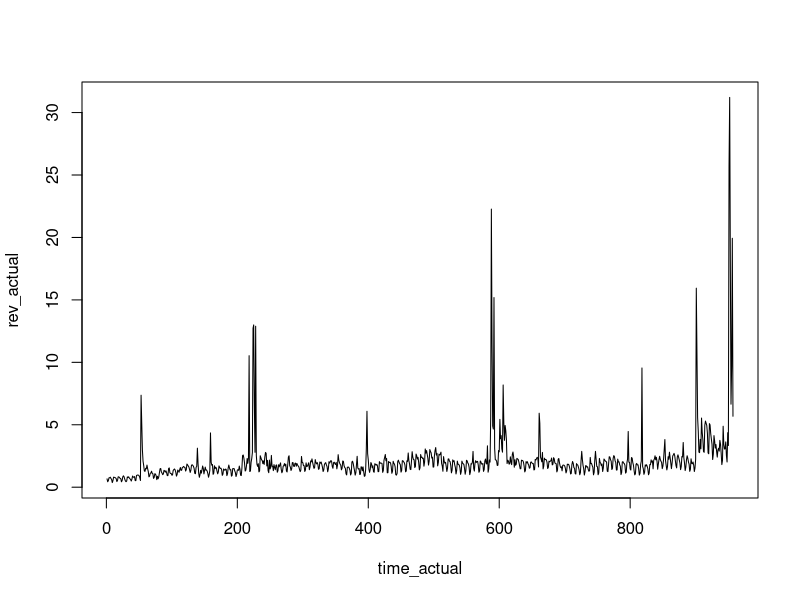
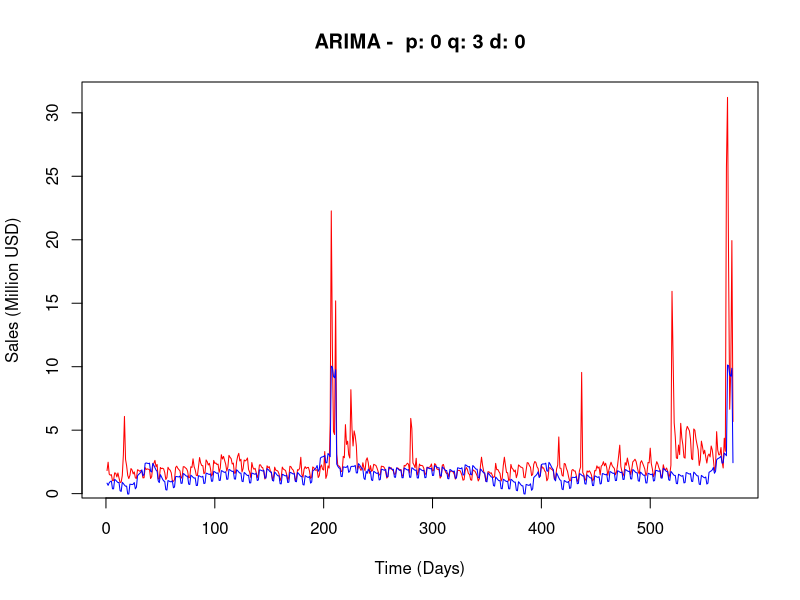
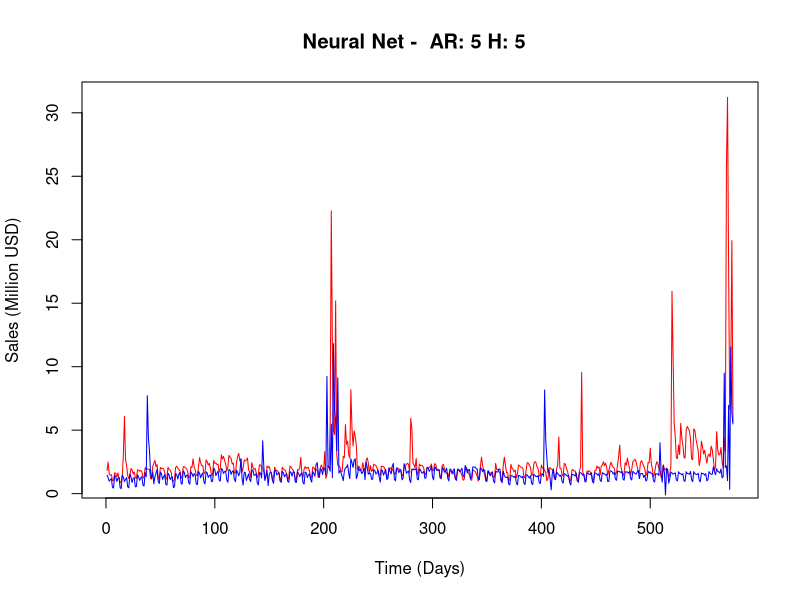
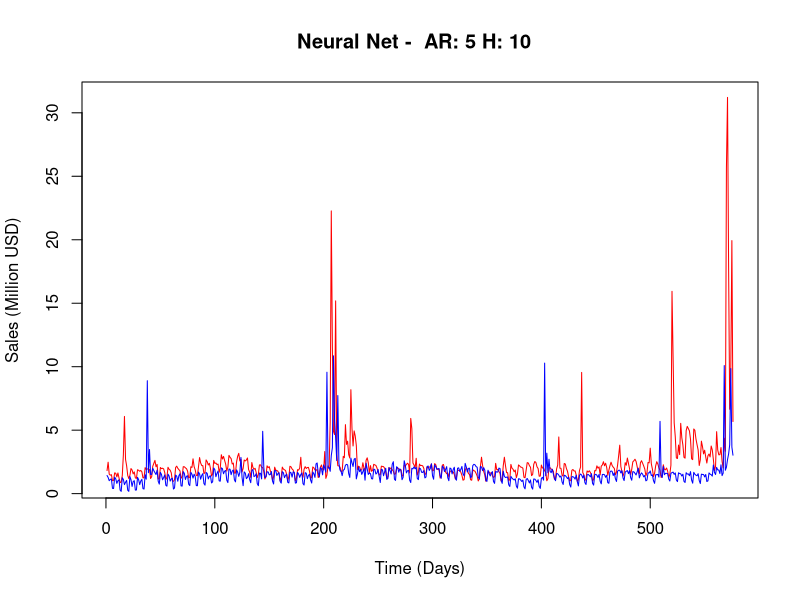
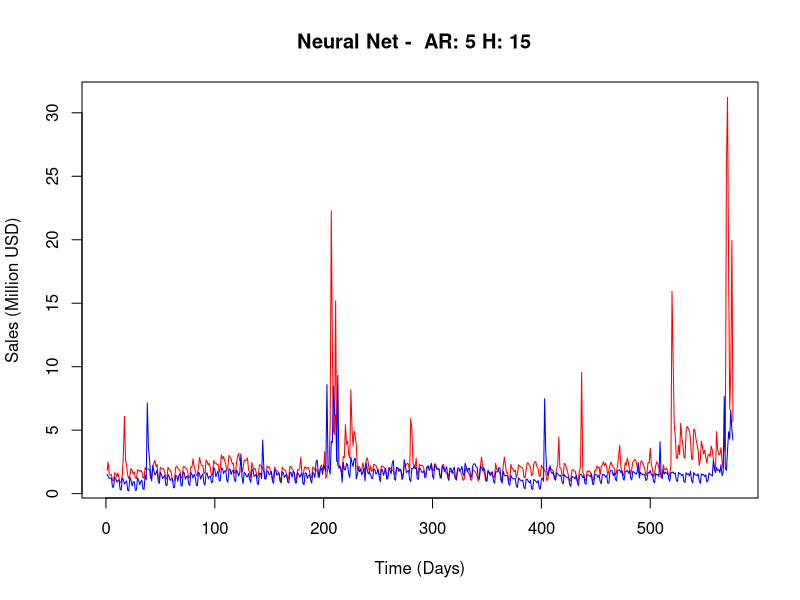
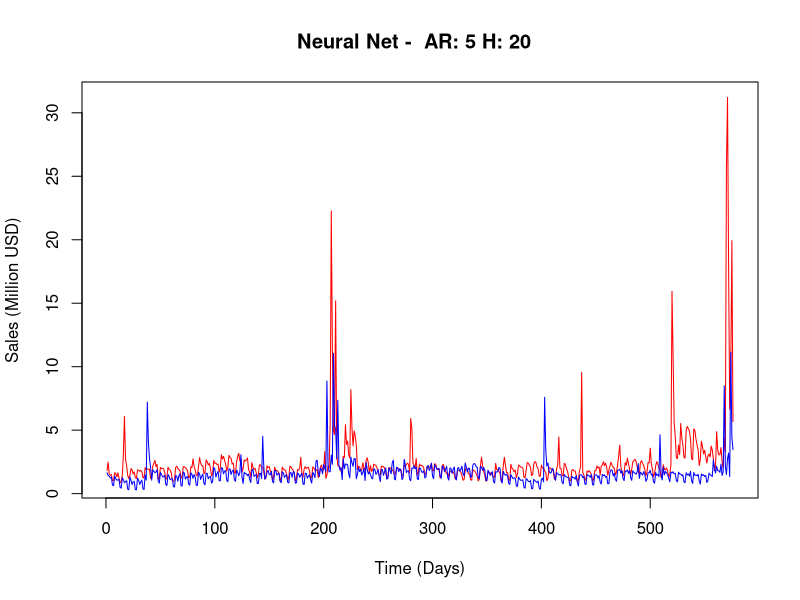
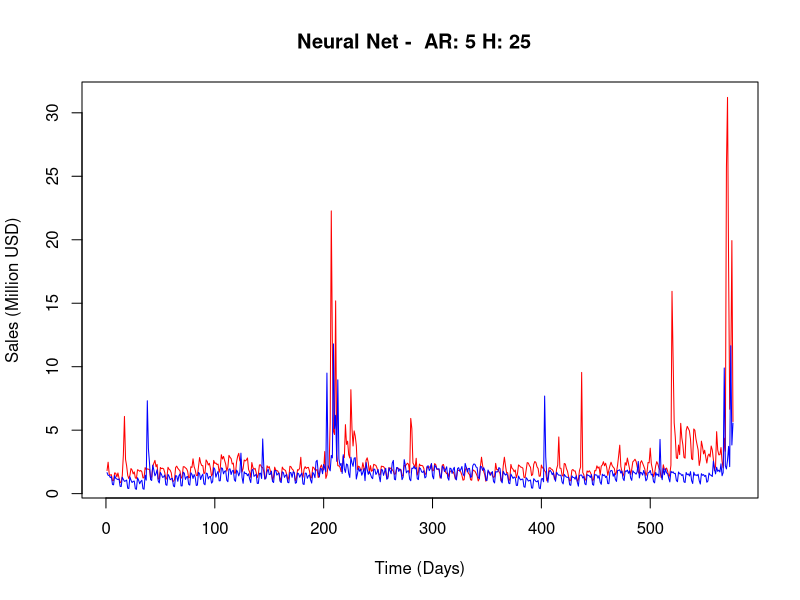
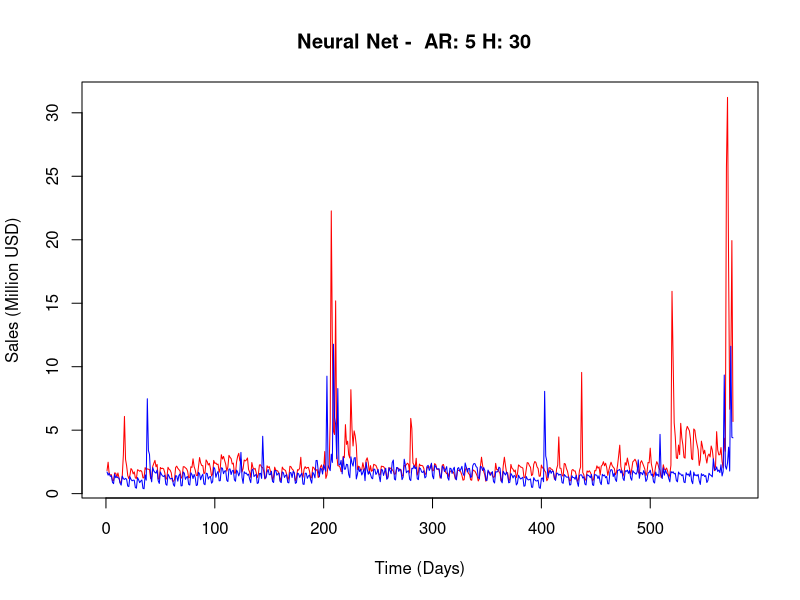

Source code (R) for these figures, in order: (Note: a time limit stopped this script after it produced the figures.)
require(forecast) # R. Hyndman's forecast: ARIMA, ETS, AR-NN
require(timeDate) # Handles dates and holidays
require(caret)    # Neural nets

# Helper functions
#####################################################################################

# compute_error
# Returns the average percent deviation in the predicted time series
compute_error <- function(pred, data, start, end){
  diff <- pred - data[start:end]
  error <- 100*mean(abs(diff/data[start:end]))
  return(error)
}

# plot_pred
# Plots the predicted values of the time series (pred) v. the actual (data).
# p1, p2, p3 are model parameters that may go into the plot title.
plot_pred <- function(pred, data, start, end, title, p1_name, p1, p2_name, p2, p3_name, p3){
  n <- end - start + 1
  plot(1:n, data[start:end], type="l", col="red", 
       main=paste(title, p1_name, p1, p2_name, p2, p3_name, p3, sep=" "),
       xlab="Time (Days)", ylab="Sales (Million USD)")
  lines(1:n, pred, type="l", col="blue")
}

# rank_reduce
# Uses singular value decomposition to reduce the rank of the data to the
# number of leading components given by num_comp.
rank_reduce <- function(data, num_comp){
  rr <- svd(data, nu=num_comp, nv=num_comp)
  data <- rr$u %*% diag(rr$d[1:num_comp]) %*% t(rr$v)
  return(data.frame(data))
}

# Main Code
#####################################################################################

data <- read.csv("file.csv", header=TRUE)
end <- length(data[,1]) # index of last data point

ar_vals <- seq(5,15,5) # auto-regression values to try in neural net
hl_vals <- seq(5,30,5) # number of hidden layer nodes to try in neural net
tr_vals <- seq(0.4,0.8,0.2) # percent of data to use for training
ann_error <- array(0, dim=c(length(ar_vals), length(hl_vals), length(tr_vals))) # ANN errors
arima_error <- rep(0,length(tr_vals)) # ARIMA errors for comparison

kc <- 0
for(k in tr_vals){
  kc <- kc+1 # index for training set size
  
  start <- floor(tr_vals[kc]*end) # Use this fraction of samples for training
  num_pred <- end - start + 1 # Number of elements to be predicted
  
  time <- seq(1,start-1)
  rev <- as.numeric(gsub( "[$,]", "", as.character(data[time,2])))/1e6
  time_actual <- seq(1:end)
  rev_actual <- as.numeric(gsub( "[$,]", "", as.character(data[,2])))/1e6
  plot(time_actual, rev_actual, type="l") # plot actual revenue
  
  thanksgiving <- rep(0,end)
  christmas <- rep(0,end)
  year <- rep(0,end)
  
  # assemble dummy variables for special days to serve as regressors
  # this helps catch unusual spikes on those days
  for(i in 1:end){
    date <- as.Date(data[i,1],format="%m/%d/%Y")
    year[i] <- as.numeric(format(date, "%Y"))
    thgv <- holiday(as.numeric(format(date, "%Y")), Holiday="USThanksgivingDay")
    xmas <- holiday(as.numeric(format(date, "%Y")), Holiday="USChristmasDay")
    if(as.numeric(date) == as.numeric(thgv)){
      thanksgiving[i:(i+4)] <- 1
    }
    if(as.numeric(date) == as.numeric(xmas)){
      christmas[(i-10):(i+5)] <- 1
    }
  }
  
  special_days <- cbind(thanksgiving, christmas)
  
  # forecast auto.arima: ARIMA with multi-seasonality using Fourier components
  #####################################################################################
  
  # auto.arima
  # See R. Hyndman's "Forecasting: principles and practice" and forecast package.
  # AR, I, and MA orders are determined using the Akaike information critertion.
  # Fourier components are used for multiple seasonality and dummy vectors
  # are used as regressors for special days.
  x <- msts(rev,seasonal.periods=c(7,365))
  z <- fourier(x, K=c(3,15))
  zf <- fourierf(x, K=c(3,15), h=num_pred)
  fit <- auto.arima(x, xreg=cbind(z,special_days[1:(start-1),]), seasonal=FALSE)
  pred <- forecast(fit, xreg=cbind(zf,special_days[start:end,]), h=num_pred)
  plot_pred(pred$mean, rev_actual, start, end, "ARIMA - ",
            "p:", pred$model$arma[1], "q:", pred$model$arma[2], "d:", pred$model$arma[3])
  error <- compute_error(pred$mean, rev_actual, start, end)
  arima_error[kc] <- error
  print("ARIMA")
  print(paste("Total MSE:", error, sep=" "))
  cat("\n")
  
  # caret avvNNet: Neural net with STL decomposition and multi-seasonality
  #####################################################################################
  
  # ann_iterative
  # Computes time series prediction using a neural net object for any time horizon
  # by iteratively forecasting out one time step and using the prediction as
  # an autoregression input for the next time step.
  ann_iterative <- function(ann, num_ar, num_min, df, df_new, num_pred){
    fc <- matrix(-1, 1, num_pred+num_min)
    for(i in 1:num_min){
      fc[i] <- df[length(df[,1])-num_min-1+i,1]
    }
    for(i in (num_min+1):(num_pred+num_min)){
      if(i > 365){
        reg_new <- data.frame(cbind(1, matrix(fc[1,(i-num_ar):(i-1)], nrow=1),
                                    fc[i-7], fc[i-365],
                                    matrix(df_new[i-num_min,], nrow=1)))
      }else{
        reg_new <- data.frame(cbind(1, matrix(fc[1,(i-num_ar):(i-1)], nrow=1),
                                    fc[i-7], df[length(df[,1])-365+i-num_min-1,1],
                                    matrix(df_new[i-num_min,], nrow=1)))
      }
      fc[i] <- predict(ann, reg_new, type=c("raw"))
    }
    return(fc[1,-(1:num_min)])
  }
  
  # ff_ann
  # Forecasts time series using caret's avNNet, which averages for several
  # 2-layer feed-forward nets with random initializations. Uses STL decomposition
  # to remove patterns on the weekly and annual scales and can also rank reduce the
  # data using SVD if desired. Autoregression values are the main input with
  # dummy vectors for special days serving as additional regressors.
  ff_ann <- function(num_ar, num_hidden){
    rev_ts <- ts(rev, frequency=7)
    rev_stl <- stl(rev_ts, s.window="period")
    stl_weekly <- rev_stl$time.series[,1]
    rev_ns <- rev_stl$time.series[,2] + rev_stl$time.series[,3]
    if(num_ar > 7){
      num_min <- num_ar
      t <- matrix(0,start-1-num_ar,num_ar)
      for(i in 1:num_ar){
        t[,i] <- rev_ns[(num_ar-i+1):(start-i-1)]
      }
    }else{
      num_min <- 7
      if(num_ar > 0){
        t <- matrix(0,start-1-num_min,num_ar)
        for(i in 1:num_ar){
          t[,i] <- rev_ns[(num_min-i+1):(start-i-1)]
        }
      }else{
        t <- rep(0,length(1:(start-1)))
      }
    }
    y <- rev_ns[(num_min+1):(start-1)]
    weekly <- rev_ns[(num_min-7+1):(start-7-1)]
    annual <- c(rev_ns[(1+num_min):(365+num_min)], rev_ns[(1+num_min):(start-1-365)])
    df <- data.frame(matrix(c(y, t, weekly, annual,
                              special_days[(num_min+1):(start-1),]), nrow=start-1-num_min))
    wts_init <- rowSums(special_days[(num_min+1):(start-1),])*100+1
    
    # optional rank reduction; doesn't always help
    # num_comp <- length(df[1,])
    # df <- rank_reduce(df, num_comp)
    
    ann <- avNNet(X1 ~ ., data=df, repeats=10, weights=wts_init,
                  size=num_hidden, linout=TRUE, trace=FALSE, maxit=100, decay=1e-3)
    df_new <- matrix(c(special_days[start:end,]), nrow=num_pred)
    pred <- ann_iterative(ann, num_ar, num_min, df, df_new, num_pred)
    
    # restore weekly seasonality
    stl_weekly_rep <- rep(stl_weekly[(start%%7+7):((start%%7)+6+7)],ceiling(num_pred/7))
    pred <- pred + stl_weekly_rep[1:num_pred]
    
    # plot result and compute the average percent error
    plot_pred(pred, rev_actual, start, end, "Neural Net - ",
              "AR:", num_ar, "H:", num_hidden, "", "")
    error <- compute_error(pred, rev_actual, start, end)
    print(paste("Total MSE:", error, sep=" "))

    return(error)
  }
  
  ic <- 0 # index for auto-regression order
  jc <- 0 # index for number of hidden layer nodes
  
  for(i in ar_vals){
    ic <- ic+1
    for(j in hl_vals){
      jc <- jc+1
      print(paste("ANN with AR:", i, "Hidden:", j, sep=" "))
      ann_error[ic, jc, kc] <- ff_ann(i,j)
      cat("\n")
    }
    jc <- 0
  }
}
